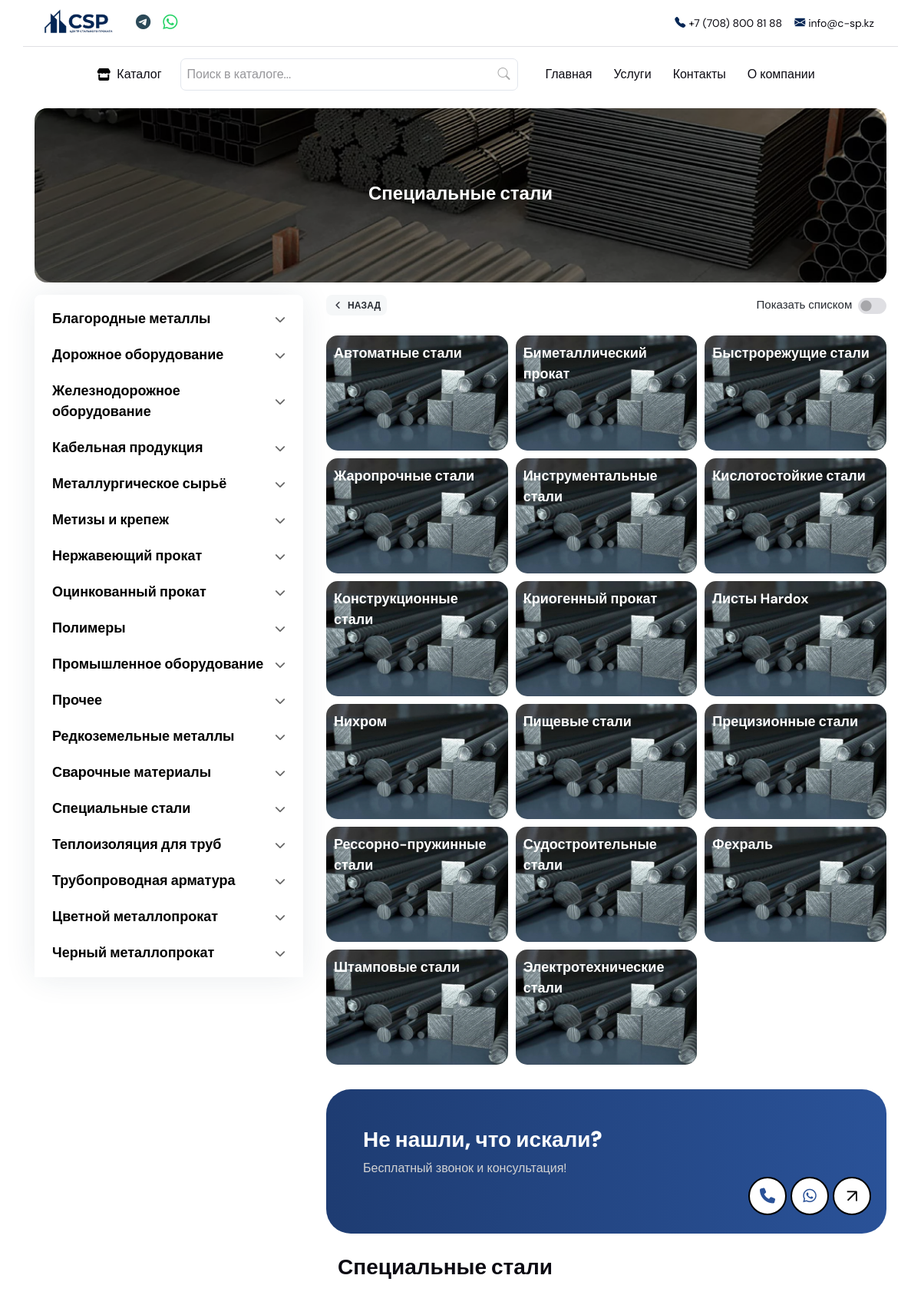
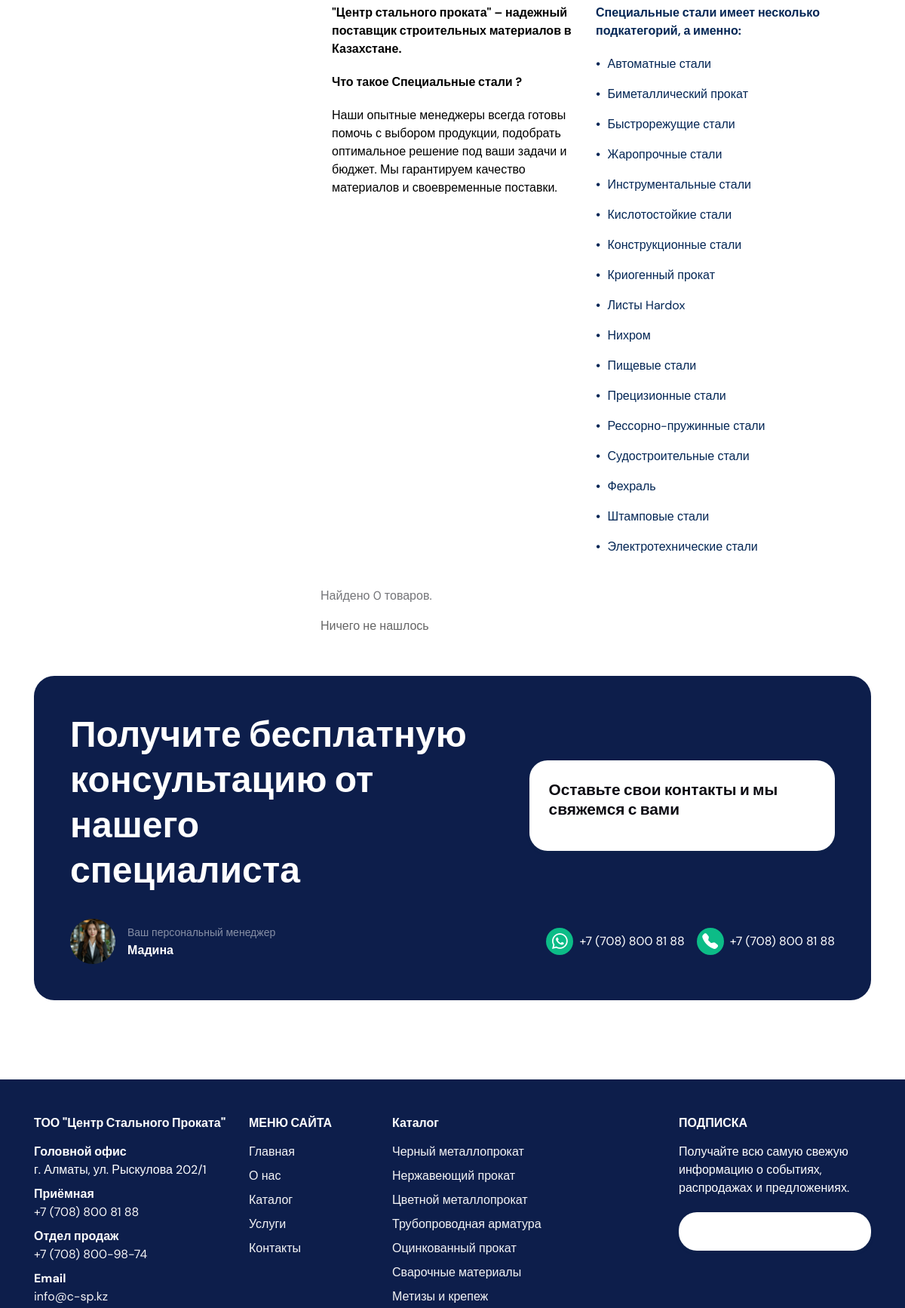
The app's page /category/specialnye-stali/ (upper part) with its own data (2 pictures, top to bottom).
### main/models.py (models this page shows, shortened)
class Category(models.Model):
    name = models.CharField(max_length=255, verbose_name="Название категории", db_index=True)
    image = models.ImageField(max_length=255, blank=True, null=True, verbose_name="Картинка категории")
    slug = models.SlugField(unique=True, verbose_name="Слаг", max_length=255)
    about = models.TextField(max_length=555, blank=True, null=True)
    price_list = models.FileField(blank=True, null=True)
    parent = models.ForeignKey(
        'self',
        on_delete=models.CASCADE,
        null=True,
        blank=True,
        related_name='children',
        verbose_name="Родительская категория"
    )
    class Meta:
        verbose_name = "Категория"
        verbose_name_plural = "Категории"
        ordering = ['name']
    def get_absolute_url(self):
        return reverse('website:category_detail', kwargs={'slug': self.slug})

### main/views.py (the view)
# urls.py: path('category/<slug:slug>/', CategoryDetailView.as_view(), name='category_detail'),
class CategoryDetailView(DetailView):
    model = Category
    template_name = 'category/category_detail.html'
    context_object_name = 'category'
    @method_decorator(cache_page(60 * 15))  # Кэшируем страницу на 15 минут
    def dispatch(self, *args, **kwargs):
        return super().dispatch(*args, **kwargs)
    def get_queryset(self):
        return Category.objects.prefetch_related(
            'children',
            'products'  # Используем prefetch_related для множественных связей
        ).select_related('parent').order_by('id')
    def get(self, request, *args, **kwargs):
        self.object = self.get_object()
        if not self.object.children.exists():
            return redirect('website:product_list', slug=self.object.slug)
        return super().get(request, *args, **kwargs)
    def get_context_data(self, **kwargs):
        context = super().get_context_data(**kwargs)
        category = self.object
        subcategories = category.children.all()
        all_categories = Category.objects.only('id', 'parent_id')
        children_map = defaultdict(list)
        for cat in all_categories:
            children_map[cat.parent_id].append(cat.id)
        category_ids = set()
        stack = [category.id]
        while stack:
            current_id = stack.pop()
            category_ids.add(current_id)
            stack.extend(children_map.get(current_id, []))
        cache_key = f'category_{category.id}_products'
        products = cache.get(cache_key)
        if not products:
            products = Product.objects.filter(category_id__in=category_ids).select_related('category').distinct()
            products = products.order_by('?')  # Сортируем случайным образом
            cache.set(cache_key, products, timeout=60 * 15)
        paginator = Paginator(products, 15)
        page_number = self.request.GET.get('page')
        page_obj = paginator.get_page(page_number)
        total_products = page_obj.paginator.count
        top_categories = Category.objects.filter(parent__isnull=True).only('id', 'name')
        context.update({
            'page_obj': page_obj,
            'categories': top_categories,
            'total_products': total_products,
            'subcategories': subcategories,
        })
        return context

### templates/category/category_detail.html (shortened to what this page needs)
{% extends 'base.html' %}
{% load static %}
{% block content %}
<section class="pt-0 pb-3 mt-2">
	<div class="container">
		<div class="rounded-3 p-3 p-sm-5 position-relative text-white"
     style="background-image: url('{% if category.image %}{{ category.image.url }}{% else %}{% static 'images/tech/banner4.jpg' %}{% endif %}');
            background-position: center center;
            background-repeat: no-repeat;
            background-size: cover;">
    <div class="position-absolute top-0 start-0 w-100 h-100"
         style="background-color: rgba(0, 0, 0, 0.5); border-radius: 25px;"></div>
    <div class="position-relative">
        <div class="row my-2 my-xl-5">
            <div class="col-md-8 mx-auto">
                <h1 class="text-center text-white">{{ category.name }}</h1>
            </div>
        </div>
    </div>
  </div>
	</div>
</section>
<section class="pt-0">
	<div class="container">
		<div class="row">
			<aside class="col-xl-4 col-xxl-3">
				<div class="offcanvas-xl offcanvas-end" tabindex="-1" id="offcanvasSidebar" aria-labelledby="offcanvasSidebarLabel">
					<div class="offcanvas-body flex-column p-3 p-xl-0">
						<form class="rounded-3 shadow">
							<div class="card card-body rounded-0 rounded-top p-2">
                                <ul class="category-list">
                                    {% for category in categories %}
                                        <li style="color: #262a31;" onclick="toggleSub(this)">
                                            <a style="color: black;" href="{{ category.get_absolute_url }}">{{ category.name }}</a>
                                            <i class="fa-solid fa-chevron-down"></i>
                                        </li>
                                    {% endfor %}
                                </ul>
							</div>
						</form>
					</div>
				</div>
			</aside>
			<div class="col-xl-8 col-xxl-9">
        <div class="container">
          <div class="row align-items-center mb-4">
            <div class="col-auto">
              <a class="link-back" href="{% if category.parent %}{{ category.parent.get_absolute_url }}{% else %}{% url 'website:category' %}{% endif %}">Назад</a>
            </div>
            <div class="col-auto ms-auto">
              <div class="d-flex align-items-center">
                <label class="form-check-label me-2" style="color: #262a31; font-size: 15px;" for="activitySwitch">Показать списком</label>
                <div class="form-check form-switch">
                  <input class="form-check-input" type="checkbox" id="activitySwitch">
                </div>
              </div>
            </div>
          </div>
        </div>
				<div class="vstack gap-4" id="view-toggle">
          <div class="grid" id="product-grid" style="display: grid;">
            {% if category.children.exists %}
              {% for subcategory in category.children.all %}
                <a href="{{ subcategory.get_absolute_url }}">
                  <div class="grid-item {% if forloop.first %}big{% endif %}" style="background-image: url('{% if subcategory.image %}{{ subcategory.image.url }}{% else %}{% static 'images/tech/chernyi.jpg' %}{% endif %}');">
                    <span>{{ subcategory.name }}</span>
                  </div>
                </a>
              {% endfor %}
            {% else %}
              <p>Нет продуктов в этой категории.</p>
            {% endif %}
          </div>
				</div>
        <div class="container-xl mt-3">
          <div class="row p-0">
            <div class="container my-3 p-0 mb-4">
                <div class="rounded-5 p-5 text-white position-relative" style="background: linear-gradient(90deg, #1E3C72, #2A5298);">
                  <h4 class="fw-bold text-white">Не нашли, что искали?</h4>
                  <p class="mb-4" style="color: #d2d2d2;">Бесплатный звонок и консультация!</p>
                  <div class="icon-group">
                    <a href="tel:+77088009874" class="icon-circle" title="Позвонить">
                      <i class="fas fa-phone"></i>
                    </a>
                    <a href="https://wa.me/77088009874" class="icon-circle" title="WhatsApp">
                      <i class="fab fa-whatsapp"></i>
                    </a>
                  </div>
                  <button data-bs-toggle="modal" data-bs-target="#LeadModal" class="circle-button">
                    <span class="arrow-up">↑</span>
                  </button>
                </div>
              </div>
              <div class="col-12 mb-3">
              <h4 class="about-company-bottom__title" style="color: #262a31;"><a href="{% url 'website:about' %}">{{ category.name }} </a></h4>
            </div>
            <div class="row">
              <div class="col-md-6 mb-2">
                <p class="fw-bold" style="color: black;">"Центр стального проката" – надежный поставщик строительных материалов в Казахстане.  </p>
                <p class="fw-bold" style="color: black;"> Что такое {{ category.name}} ?</p>
                <p style="color: black;">
                  {% if category.about %}
                      {{ category.about }}
                  {% else %}
                      Наши опытные менеджеры всегда готовы помочь с выбором продукции, подобрать оптимальное решение под ваши задачи и бюджет. Мы гарантируем качество материалов и своевременные поставки.
                  {% endif %}
              </p>
              </div>
              <div class="col-md-6">
                <ul class="list-unstyled">
                  {% if subcategories %}
                      <p style="color: #032655;">
                          <b>{{ category.name }} имеет несколько подкатегорий, а именно:</b>
                      </p>
                  {% endif %}
                  {% for subcategory in subcategories %}
                      <li style="color: #032655;" class="mb-3">
                          <span><b style="color: #032655; margin-right: 5px;">•</b></span>
                          {{ subcategory.name }}
                      </li>
                  {% empty %}
                      <li style="color: #032655;" class="mb-3">
                          <p><b>Не нашли подходящую подкатегорию?</b></p>
                          <p>Позвоните нам прямо сейчас — наши специалисты подберут нужный товар и проконсультируют вас!</p>
                          <p><b>☎️ Телефон: <a href="tel:+77770001122" style="color: #032655;">+7 (777) 000-11-22</a></b></p>
                      </li>
                  {% endfor %}
                </ul>
              </div>
            </div>
          </div>
        </div>
        <div class="product-control__found mb-3 mt-3">
          Найдено <span id="product-count">{{ total_products }}</span> товаров.
        </div>
      <div class="vstack" id="listing-table-target">
          {% for product in page_obj %}
          <div class="alert border mb-2 bg-white">
              <div class="product-info justify-content-between">
                  <div class="d-flex align-items-center">
                      <img class="product-logo"
                           src="{% if product.category.image %}{{ product.category.image.url }}{% else %}{% static 'images/tech/truba.webp' %}{% endif %}"
                           alt="product image">
                      <div class="product-name ms-2">
                          <p class="mb-0">
                              <a href="{{ product.get_absolute_url }}" class="text-dark">{{ product.name }}</a>
                          </p>
                      </div>
                  </div>
                  <button
                      class="btn btn-sm btn-light border text-dark"
                      data-bs-toggle="modal"
                      data-bs-target="#LeadModal"
                      data-product-name="{{ product.name }}"
                      data-product-url="{{ product.get_absolute_url }}"
                      data-product-photo="{% if product.category.image %}{{ product.category.image.url }}{% else %}{% static 'images/tech/truba.webp' %}{% endif %}">
                      Узнать цену
                  </button>
              </div>
          </div>
          {% empty %}
          <p>Ничего не нашлось</p>
          {% endfor %}
      </div>
      <nav class="d-flex justify-content-center mt-4" aria-label="navigation">
        <ul class="pagination pagination-primary-soft d-inline-block d-md-flex rounded mb-0">
        </ul>
    </nav>
			</div>
		</div>
    <section class="mb-3 pt-0">
      <div class="">
        <div class="p-4 p-md-5" style="background-color: #0d1e4b; border-radius: 27px;">
          <div class="row align-items-center">
            <div class="col-lg-7 text-white mb-4 mb-lg-0">
              <h2 class="fw-bold text-white">Получите бесплатную<br>консультацию от нашего<br>специалиста</h2>
            </div>
            <div class="col-lg-5">
              <div class="bg-white p-4 rounded-4 shadow-sm">
                <h5 class="mb-3">Оставьте свои контакты и мы свяжемся с вами</h5>
              </div>
            </div>
          </div>
          <div class="d-none d-md-flex flex-md-row justify-content-between align-items-center mt-4 gap-3">
            <div class="d-flex align-items-center">
              <img src="{% static 'images/madina.jpeg' %}" alt="Менеджер Наталья" class="rounded-circle me-3" width="60" height="60">
              <div>
                <small class="text-white-50">Ваш персональный менеджер</small><br>
                <strong class="text-white">Мадина</strong>
              </div>
            </div>
            <div class="d-flex flex-row gap-3 justify-content-end">
              <a href="https://wa.me/77088009874" class="text-white text-decoration-none d-flex align-items-center gap-2">
                <span class="d-inline-flex justify-content-center align-items-center rounded-circle bg-success" style="width: 36px; height: 36px;">
                  <i class="bi bi-whatsapp text-white fs-5"></i>
                </span>
                +7 (708) 800 81 88
              </a>
              <a href="tel:+77088009874" class="text-white text-decoration-none d-flex align-items-center gap-2">
                <span class="d-inline-flex justify-content-center align-items-center rounded-circle bg-success" style="width: 36px; height: 36px;">
                  <i class="bi bi-telephone-fill text-white fs-5"></i>
                </span>
                +7 (708) 800 81 88
              </a>
            </div>
          </div>
        </div>
      </div>
    </section>
	</div>
</section>
{% endblock %}

### templates/category/category_detail.html (style rules this page uses)
.category-list { list-style: none; padding: 0; margin: 0; }
.category-list li { font-size: 18px; font-weight: bold; padding: 10px 15px; cursor: pointer; display: flex; justify-content: space-between; align-items: center; }
.category-list li i { font-size: 14px; color: #666; }
.container { margin: auto; }
h1 { font-size: 24px; margin-bottom: 5px; }
p { color: #666; margin-bottom: 20px; }
.grid { display: grid; gap: 10px; grid-template-columns: repeat(auto-fit, minmax(150px, 1fr)); }
.grid-item { position: relative; border-radius: 15px; overflow: hidden; cursor: pointer; background-size: cover !important; background-position: center !important; height: 150px; align-items: flex-end; padding: 10px; color: white; font-size: 18px; font-weight: bold; }
.big { grid-column: span 2; height: 150px; }
.grid-item::before { content: ""; position: absolute; top: 0; left: 0; right: 0; bottom: 0; background: #f5f5f5; background: rgba(0, 0, 0, 0); }
.grid-item span { position: relative; z-index: 2; }
@media (min-width: 768px) { .grid { grid-template-columns: repeat(3, 1fr); } }
@media (min-width: 768px) { .big { grid-column: span 3; } }
.grid-item { background-size: cover; background-position: center; transition: transform 0.3s ease, box-shadow 0.3s ease; cursor: pointer; }
.grid a { display: block; text-decoration: none; color: inherit; }
.circle-button { width: 50px; height: 50px; border-radius: 50%; background-color: white; display: flex; justify-content: center; align-items: center; border: 2px solid black; position: absolute; right: 20px; top: 74%; transform: translateY(-50%); cursor: pointer; }
.arrow-up { font-size: 24px; color: black; transform: rotate(45deg); }
.icon-group { position: absolute; right: 75px; top: 74%; transform: translateY(-50%); display: flex; gap: 5px; }
.icon-circle { width: 50px; height: 50px; border-radius: 50%; background-color: white; display: flex; justify-content: center; align-items: center; border: 2px solid black; cursor: pointer; transition: 0.3s; }
.icon-circle i { font-size: 20px; color: #2A5298; }

### records on screen
Category: image (picture), name "Специальные стали"
Category: name "Благородные металлы"
Category: name "Дорожное оборудование"
Category: name "Железнодорожное оборудование"
Category: name "Кабельная продукция"
Category: name "Металлургическое сырьё"
Category: name "Метизы и крепеж"
Category: name "Нержавеющий прокат"
Category: name "Оцинкованный прокат"
Category: name "Полимеры"
Category: name "Промышленное оборудование"
Category: name "Прочее"
Category: name "Редкоземельные металлы"
Category: name "Сварочные материалы"
Category: name "Теплоизоляция для труб"
Category: name "Трубопроводная арматура"
Category: name "Цветной металлопрокат"
Category: name "Черный металлопрокат"
Category: name "Автоматные стали"
Category: name "Биметаллический прокат"
Category: name "Быстрорежущие стали"
Category: name "Жаропрочные стали"
Category: name "Инструментальные стали"
Category: name "Кислотостойкие стали"
Category: name "Конструкционные стали"
Category: name "Криогенный прокат"
Category: name "Листы Hardox"
Category: name "Нихром"
Category: name "Пищевые стали"
Category: name "Прецизионные стали"
Category: name "Рессорно-пружинные стали"
Category: name "Судостроительные стали"
Category: name "Фехраль"
Category: name "Штамповые стали"
Category: name "Электротехнические стали"

### other values on screen
{{ total_products }} "0"
